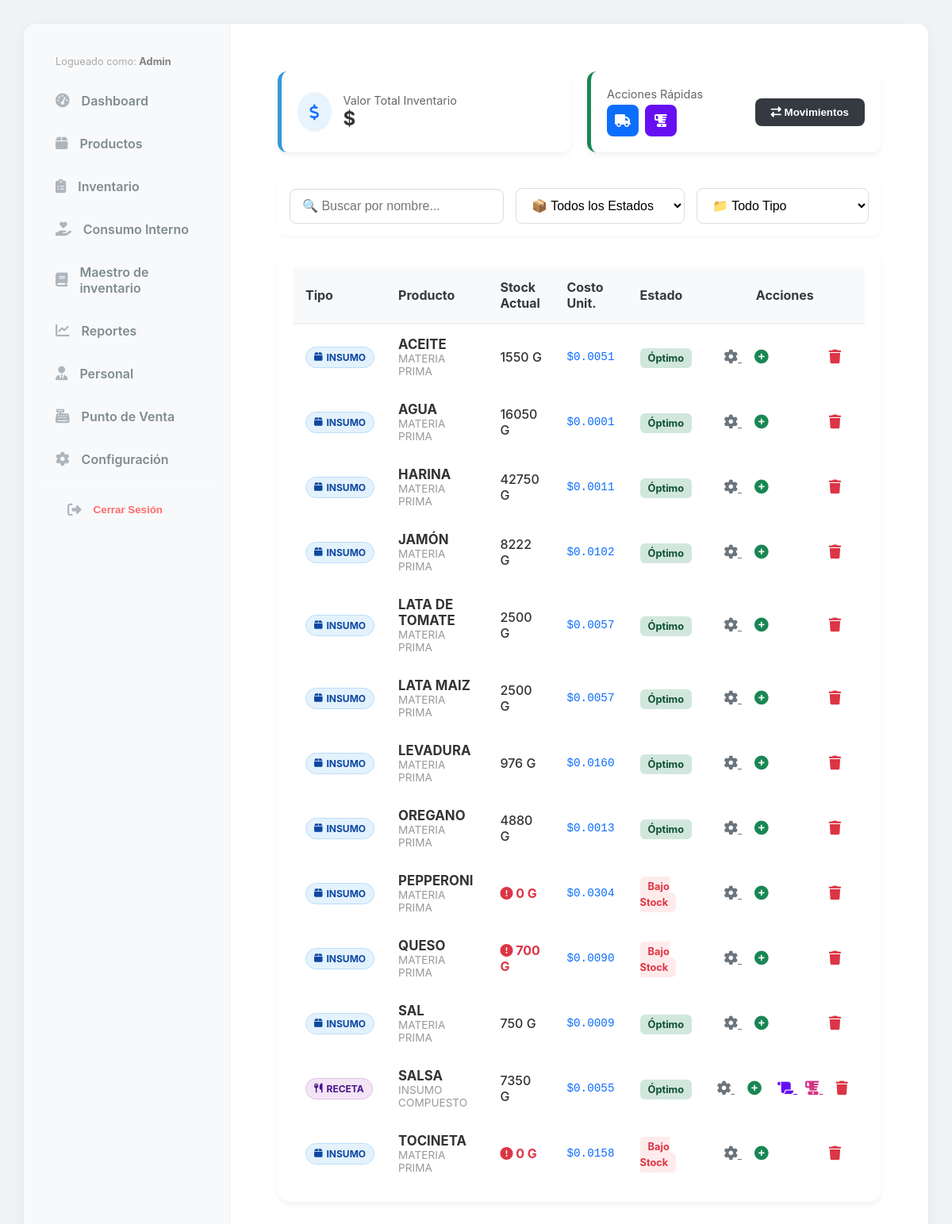
The page /inventory/ (signed in) on the database as committed earlier.
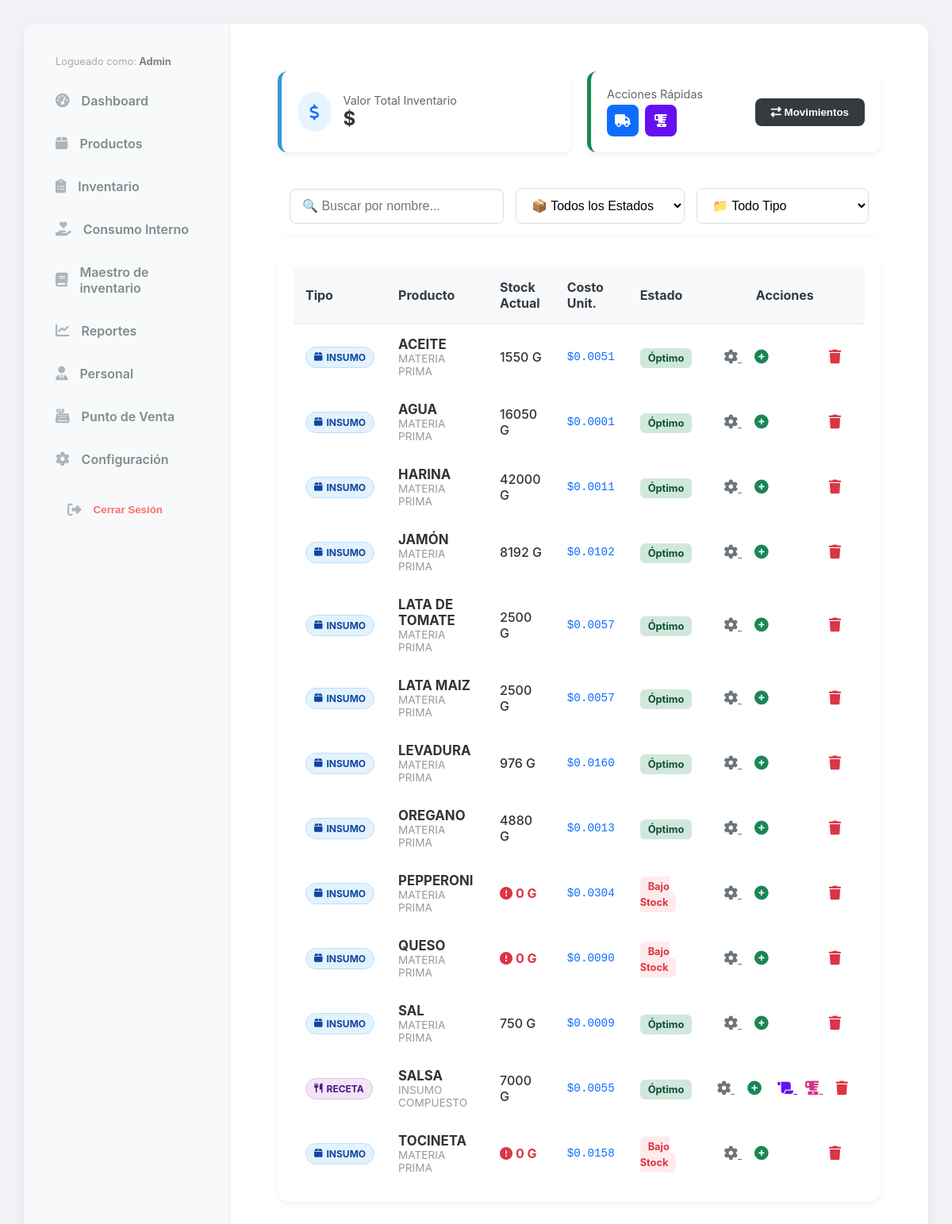
The same page on the database as committed later.
### inventory/models.py (models this page shows, shortened)
class Insumo(models.Model):
    nombre = models.CharField(max_length=200)
    categoria = models.ForeignKey(CategoriaInsumo, on_delete=models.SET_NULL, null=True)
    unidad = models.ForeignKey(UnidadMedida, on_delete=models.PROTECT, verbose_name="Unidad Base")
    precio_venta_extra = models.DecimalField(max_digits=10, decimal_places=2, default=0.00, verbose_name="Precio de Venta Extra ($)")
    cantidad_porcion_extra = models.DecimalField(max_digits=10, decimal_places=4, default=0.00, help_text="Cantidad a descontar por cada extra vendido (Ej: 0.050 para 50g)")
    peso_standar = models.DecimalField(
        max_digits=12,
        decimal_places=3,
        default=1,
        verbose_name="Peso por Unidad de Compra (Gr/Ml)"
    )
    precio_mercado = models.DecimalField(max_digits=12, decimal_places=2, default=0, verbose_name="Costo de la Unidad ($)")
    merma_porcentaje = models.DecimalField(max_digits=5, decimal_places=2, default=0, verbose_name="% Merma")
    rendimiento = models.DecimalField(
        max_digits=12,
        decimal_places=3,
        default=1,
        verbose_name="Rendimiento (Cantidad Final Producida)"
    )
    costo_unitario = models.DecimalField(max_digits=12, decimal_places=6, default=0, verbose_name="Costo Real x Gramo")
    stock_actual = models.DecimalField(max_digits=12, decimal_places=3, default=0)
    stock_minimo = models.DecimalField(max_digits=12, decimal_places=3, default=500)
    es_insumo_compuesto = models.BooleanField(default=False)
    es_extra = models.BooleanField(
        default=False,
        verbose_name="¿Se vende como Extra?",
        help_text="Marca esta casilla si este ingrediente puede ser agregado como extra en un producto."
    )

class CategoriaInsumo(models.Model):
    nombre = models.CharField(max_length=100)

class UnidadMedida(models.Model):
    nombre = models.CharField(max_length=50)
    codigo = models.CharField(max_length=10)
    factor = models.DecimalField(max_digits=10, decimal_places=4, default=1, help_text="1 para Gramos/ML. 1000 para KG/L.")

### inventory/views.py (the view)
# urls.py: path('', views.inventory_index, name='inventory_index'),
def inventory_index(request):
    insumos = Insumo.objects.all().order_by('nombre')
    categorias = CategoriaInsumo.objects.all()
    alertas_stock = insumos.filter(stock_actual__lte=models.F('stock_minimo')).count()
    valor_inventario = 0
    for i in insumos:
        valor_inventario += (i.stock_actual * i.costo_unitario)
    context = {
        'insumos': insumos,
        'categorias': categorias,
        'alertas_stock': alertas_stock,
        'valor_inventario': valor_inventario,
    }
    return render(request, 'inventory/inventory_list.html', context)

### core/context_processors.py (called while the page is built)
def configuracion_global(request):
    return {
        'config': Configuracion.get_solo()
    }

### core/models.py (called while the page is built)
    @classmethod
    def get_solo(cls):
        obj, created = cls.objects.get_or_create(id=1)
        return obj

### inventory/templates/inventory/inventory_list.html (shortened to what the changed rows need)
{% extends 'base.html' %}
{% load static %}
{% block content %}
<div style="padding: 20px; max-width: 1200px; margin: 0 auto;">
    <div class="card-style" style="overflow-x: auto; box-shadow: 0 4px 6px rgba(0,0,0,0.05);">
        <table style="width: 100%; border-collapse: separate; border-spacing: 0;" id="tablaInventario">
            <thead>
                <tr style="background: #f8f9fa; text-align: left;">
                    <th style="padding: 15px; border-bottom: 2px solid #eee;">Tipo</th>
                    <th style="padding: 15px; border-bottom: 2px solid #eee;">Producto</th>
                    <th style="padding: 15px; border-bottom: 2px solid #eee;">Stock Actual</th>
                    <th style="padding: 15px; border-bottom: 2px solid #eee;">Costo Unit.</th>
                    <th style="padding: 15px; border-bottom: 2px solid #eee;">Estado</th>
                    <th style="padding: 15px; border-bottom: 2px solid #eee; text-align: center;">Acciones</th>
                </tr>
            </thead>
            <tbody>
                {% for insumo in insumos %}
                <tr style="border-bottom: 1px solid #f1f1f1;"
                    class="fila-producto"
                    data-nombre="{{ insumo.nombre|lower }}"
                    data-tipo="{% if insumo.es_insumo_compuesto %}receta{% else %}insumo{% endif %}"
                    data-estado="{% if insumo.stock_actual == 0 %}cero{% elif insumo.stock_actual <= insumo.stock_minimo %}bajo{% else %}ok{% endif %}">
                    <td style="padding: 15px;">
                        {% if insumo.es_insumo_compuesto %}
                            <span class="badge-tipo badge-receta"><i class="fas fa-utensils"></i> Receta</span>
                        {% else %}
                            <span class="badge-tipo badge-compra"><i class="fas fa-box"></i> Insumo</span>
                        {% endif %}
                    </td>
                    <td style="padding: 15px;">
                        <div style="font-weight: bold; color: #333; font-size: 1.05em;">{{ insumo.nombre }}</div>
                        <div style="font-size: 0.85em; color: #999;">{{ insumo.categoria.nombre|default:"Sin categoría" }}</div>
                    </td>
                    <td style="padding: 15px;">
                        {% if insumo.stock_actual <= insumo.stock_minimo %}
                            <div style="color: #dc3545; font-weight: bold;">
                                <i class="fas fa-exclamation-circle"></i> {{ insumo.stock_actual|floatformat:0 }} {{ insumo.unidad.codigo }}
                            </div>
                        {% else %}
                            <div style="color: #333; font-weight: 500;">
                                {{ insumo.stock_actual|floatformat:0 }} {{ insumo.unidad.codigo }}
                            </div>
                        {% endif %}
                    </td>
                    <td style="padding: 15px;">
                        <div style="font-family: monospace; font-size: 1.1em; color: #0d6efd;">
                            ${{ insumo.costo_unitario|floatformat:4 }}
                        </div>
                    </td>
                    <td style="padding: 15px;">
                        {% if insumo.stock_actual <= insumo.stock_minimo %}
                            <span style="background: #ffebeb; color: #dc3545; padding: 5px 10px; border-radius: 6px; font-size: 0.8em; font-weight: bold;">Bajo Stock</span>
                        {% else %}
                            <span style="background: #d1e7dd; color: #0f5132; padding: 5px 10px; border-radius: 6px; font-size: 0.8em; font-weight: bold;">Óptimo</span>
                        {% endif %}
                    </td>
                    <td style="padding: 15px; text-align: center; white-space: nowrap;">
                        <a href="{% url 'maestro_edit' insumo.id %}" title="Editar Configuración" style="color: #6c757d; margin-right: 10px; font-size: 1.1em;">
                            <i class="fas fa-cog"></i>
                        </a>
                        <button onclick="abrirModalMovimiento('{{ insumo.id }}')" title="Registrar Entrada/Salida" style="background: none; border: none; color: #198754; cursor: pointer; font-size: 1.1em; margin-right: 10px;">
                            <i class="fas fa-plus-circle"></i>
                        </button>
                        {% if insumo.es_insumo_compuesto %}
                            <a href="{% url 'insumo_composition' insumo.id %}" title="Ver/Editar Ingredientes" style="color: #6610f2; font-size: 1.1em; margin-right: 10px;">
                                <i class="fas fa-scroll"></i>
                            </a>
                            <a href="{% url 'insumo_produccion' insumo.id %}" title="Cocinar (Descontar Ingredientes)" style="color: #d63384; font-size: 1.1em; margin-right: 10px;">
                                <i class="fas fa-blender"></i>
                            </a>
                        {% else %}
                            <span style="display:inline-block; width: 2.2em; margin-right:10px;"></span>
                        {% endif %}
                        <form action="{% url 'insumo_delete' insumo.id %}" method="POST" style="display:inline-block;" onsubmit="return confirm('¿Eliminar {{ insumo.nombre }}?');">
                            <button type="submit" style="background: none; border: none; color: #dc3545; cursor: pointer; font-size: 1.1em;" title="Eliminar">
                                <i class="fas fa-trash"></i>
                            </button>
                        </form>
                    </td>
                </tr>
                {% empty %}
                <tr><td colspan="6" style="text-align:center; padding: 40px;">No hay datos.</td></tr>
                {% endfor %}
            </tbody>
        </table>
    </div>
</div>
{% endblock %}

Rows that differ between the two databases and show on the page:
changed Insumo "HARINA": stock_actual "42750" → "42000"
changed Insumo "JAMÓN": stock_actual "8222" → "8192"
changed Insumo "QUESO": stock_actual "700" → "0"
changed Insumo "SALSA": stock_actual "7350" → "7000"
